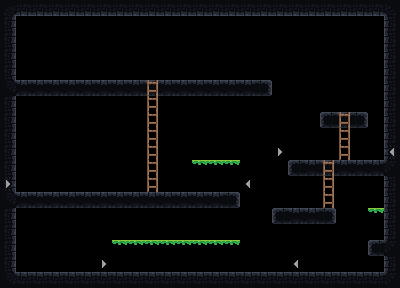

A 2D game scene composited from a Tiled map and its tileset images. What follows is a short description and the map's XML, with every tile layer's data as written:
An orthogonal 25x18 tile map with 16x16 px tiles, 4 tile layers (ground, ladders, jumpThrough, hidden) and 10 objects (5x coin, 3x ennemi, player, door).

<map version="1.2" tiledversion="1.2.3" orientation="orthogonal" renderorder="right-down" width="25" height="18" tilewidth="16" tileheight="16" infinite="0" nextlayerid="7" nextobjectid="13">
 <tileset firstgid="1" name="tilemap" tilewidth="16" tileheight="16" tilecount="12" columns="12">
  <image source="../tilemap.png" width="192" height="16" />
 </tileset>
 <layer id="1" name="ground" width="25" height="18" locked="1">
  <data encoding="csv">
2684354565,3221225476,3221225476,3221225476,3221225476,3221225476,3221225476,3221225476,3221225476,3221225476,3221225476,3221225476,3221225476,3221225476,3221225476,3221225476,3221225476,3221225476,3221225476,3221225476,3221225476,3221225476,3221225476,3221225476,1610612742,
2684354564,0,0,0,0,0,0,0,0,0,0,0,0,0,0,0,0,0,0,0,0,0,0,0,1610612740,
2684354564,0,0,0,0,0,0,0,0,0,0,0,0,0,0,0,0,0,0,0,0,0,0,0,1610612740,
2684354564,0,0,0,0,0,0,0,0,0,0,0,0,0,0,0,0,0,0,0,0,0,0,0,1610612740,
2684354564,0,0,0,0,0,0,0,0,0,0,0,0,0,0,0,0,0,0,0,0,0,0,0,1610612740,
5,8,8,8,8,8,8,8,8,0,8,8,8,8,8,8,10,0,0,0,0,0,0,0,1610612740,
2684354564,0,0,0,0,0,0,0,0,0,0,0,0,0,0,0,0,0,0,0,0,0,0,0,1610612740,
2684354564,0,0,0,0,0,0,0,0,0,0,0,0,0,0,0,0,0,0,0,9,0,10,0,1610612740,
2684354564,0,0,0,0,0,0,0,0,0,0,0,0,0,0,0,0,0,0,0,0,0,0,0,1610612740,
2684354564,0,0,0,0,0,0,0,0,0,0,0,0,0,0,0,0,0,0,0,0,0,0,0,1610612740,
2684354564,0,0,0,0,0,0,0,0,0,0,0,0,0,0,0,0,0,9,8,0,8,8,8,6,
2684354564,0,0,0,0,0,0,0,0,0,0,0,0,0,0,0,0,0,0,0,0,0,0,0,1610612740,
5,8,8,8,8,8,8,8,8,8,8,8,8,8,10,0,0,0,0,0,0,0,0,0,1610612740,
2684354564,0,0,0,0,0,0,0,0,0,0,0,0,0,0,0,0,9,8,8,10,0,0,0,1610612740,
2684354564,0,0,0,0,0,0,0,0,0,0,0,0,0,0,0,0,0,0,0,0,0,0,0,1610612740,
2684354564,0,0,0,0,0,0,0,0,0,0,0,0,0,0,0,0,0,0,0,0,0,0,9,6,
2684354564,0,0,0,0,0,0,0,0,0,0,0,0,0,0,0,0,0,0,0,0,0,0,0,1610612740,
5,4,4,4,4,4,4,4,4,4,4,4,4,4,4,4,4,4,4,4,4,4,4,4,6
</data>
 </layer>
 <layer id="2" name="ladders" width="25" height="18" locked="1">
  <data encoding="csv">
0,0,0,0,0,0,0,0,0,0,0,0,0,0,0,0,0,0,0,0,0,0,0,0,0,
0,0,0,0,0,0,0,0,0,0,0,0,0,0,0,0,0,0,0,0,0,0,0,0,0,
0,0,0,0,0,0,0,0,0,0,0,0,0,0,0,0,0,0,0,0,0,0,0,0,0,
0,0,0,0,0,0,0,0,0,0,0,0,0,0,0,0,0,0,0,0,0,0,0,0,0,
0,0,0,0,0,0,0,0,0,0,0,0,0,0,0,0,0,0,0,0,0,0,0,0,0,
0,0,0,0,0,0,0,0,0,1,0,0,0,0,0,0,0,0,0,0,0,0,0,0,0,
0,0,0,0,0,0,0,0,0,12,0,0,0,0,0,0,0,0,0,0,0,0,0,0,0,
0,0,0,0,0,0,0,0,0,12,0,0,0,0,0,0,0,0,0,0,0,1,0,0,0,
0,0,0,0,0,0,0,0,0,12,0,0,0,0,0,0,0,0,0,0,0,12,0,0,0,
0,0,0,0,0,0,0,0,0,12,0,0,0,0,0,0,0,0,0,0,0,12,0,0,0,
0,0,0,0,0,0,0,0,0,12,0,0,0,0,0,0,0,0,0,0,1,0,0,0,0,
0,0,0,0,0,0,0,0,0,12,0,0,0,0,0,0,0,0,0,0,12,0,0,0,0,
0,0,0,0,0,0,0,0,0,0,0,0,0,0,0,0,0,0,0,0,12,0,0,0,0,
0,0,0,0,0,0,0,0,0,0,0,0,0,0,0,0,0,0,0,0,0,0,0,0,0,
0,0,0,0,0,0,0,0,0,0,0,0,0,0,0,0,0,0,0,0,0,0,0,0,0,
0,0,0,0,0,0,0,0,0,0,0,0,0,0,0,0,0,0,0,0,0,0,0,0,0,
0,0,0,0,0,0,0,0,0,0,0,0,0,0,0,0,0,0,0,0,0,0,0,0,0,
0,0,0,0,0,0,0,0,0,0,0,0,0,0,0,0,0,0,0,0,0,0,0,0,0
</data>
 </layer>
 <layer id="3" name="jumpThrough" width="25" height="18">
  <data encoding="csv">
0,0,0,0,0,0,0,0,0,0,0,0,0,0,0,0,0,0,0,0,0,0,0,0,0,
0,0,0,0,0,0,0,0,0,0,0,0,0,0,0,0,0,0,0,0,0,0,0,0,0,
0,0,0,0,0,0,0,0,0,0,0,0,0,0,0,0,0,0,0,0,0,0,0,0,0,
0,0,0,0,0,0,0,0,0,0,0,0,0,0,0,0,0,0,0,0,0,0,0,0,0,
0,0,0,0,0,0,0,0,0,0,0,0,0,0,0,0,0,0,0,0,0,0,0,0,0,
0,0,0,0,0,0,0,0,0,0,0,0,0,0,0,0,0,0,0,0,0,0,0,0,0,
0,0,0,0,0,0,0,0,0,0,0,0,0,0,0,0,0,0,0,0,0,0,0,0,0,
0,0,0,0,0,0,0,0,0,0,0,0,0,0,0,0,0,0,0,0,0,0,0,0,0,
0,0,0,0,0,0,0,0,0,0,0,0,0,0,0,0,0,0,0,0,0,0,0,0,0,
0,0,0,0,0,0,0,0,0,0,0,0,0,0,0,0,0,0,0,0,0,0,0,0,0,
0,0,0,0,0,0,0,0,0,0,0,0,11,11,11,0,0,0,0,0,0,0,0,0,0,
0,0,0,0,0,0,0,0,0,0,0,0,0,0,0,0,0,0,0,0,0,0,0,0,0,
0,0,0,0,0,0,0,0,0,0,0,0,0,0,0,0,0,0,0,0,0,0,0,0,0,
0,0,0,0,0,0,0,0,0,0,0,0,0,0,0,0,0,0,0,0,0,0,0,11,0,
0,0,0,0,0,0,0,0,0,0,0,0,0,0,0,0,0,0,0,0,0,0,0,0,0,
0,0,0,0,0,0,0,11,11,11,11,11,11,11,11,0,0,0,0,0,0,0,0,0,0,
0,0,0,0,0,0,0,0,0,0,0,0,0,0,0,0,0,0,0,0,0,0,0,0,0,
0,0,0,0,0,0,0,0,0,0,0,0,0,0,0,0,0,0,0,0,0,0,0,0,0
</data>
 </layer>
 <layer id="5" name="hidden" width="25" height="18" locked="1">
  <data encoding="csv">
0,0,0,0,0,0,0,0,0,0,0,0,0,0,0,0,0,0,0,0,0,0,0,0,0,
0,0,0,0,0,0,0,0,0,0,0,0,0,0,0,0,0,0,0,0,0,0,0,0,0,
0,0,0,0,0,0,0,0,0,0,0,0,0,0,0,0,0,0,0,0,0,0,0,0,0,
0,0,0,0,0,0,0,0,0,0,0,0,0,0,0,0,0,0,0,0,0,0,0,0,0,
0,0,0,0,0,0,0,0,0,0,0,0,0,0,0,0,0,0,0,0,0,0,0,0,0,
0,0,0,0,0,0,0,0,0,0,0,0,0,0,0,0,0,0,0,0,0,0,0,0,0,
0,0,0,0,0,0,0,0,0,0,0,0,0,0,0,0,0,0,0,0,0,0,0,0,0,
0,0,0,0,0,0,0,0,0,0,0,0,0,0,0,0,0,0,0,0,0,0,0,0,0,
0,0,0,0,0,0,0,0,0,0,0,0,0,0,0,0,0,0,0,0,0,0,0,0,0,
0,0,0,0,0,0,0,0,0,0,0,0,0,0,0,0,0,3,0,0,0,0,0,0,2,
0,0,0,0,0,0,0,0,0,0,0,0,0,0,0,0,0,0,0,0,0,0,0,0,0,
3,0,0,0,0,0,0,0,0,0,0,0,0,0,0,2,0,0,0,0,0,0,0,0,0,
0,0,0,0,0,0,0,0,0,0,0,0,0,0,0,0,0,0,0,0,0,0,0,0,0,
0,0,0,0,0,0,0,0,0,0,0,0,0,0,0,0,0,0,0,0,0,0,0,0,0,
0,0,0,0,0,0,0,0,0,0,0,0,0,0,0,0,0,0,0,0,0,0,0,0,0,
0,0,0,0,0,0,0,0,0,0,0,0,0,0,0,0,0,0,0,0,0,0,0,0,0,
0,0,0,0,0,0,3,0,0,0,0,0,0,0,0,0,0,0,2,0,0,0,0,0,0,
0,0,0,0,0,0,0,0,0,0,0,0,0,0,0,0,0,0,0,0,0,0,0,0,0
</data>
 </layer>
 <objectgroup id="4" name="entities" locked="1">
  <object id="2" name="coin" x="368" y="192" width="16" height="16" />
  <object id="3" name="coin" x="176" y="64" width="16" height="16" />
  <object id="5" name="coin" x="192" y="64" width="16" height="16" />
  <object id="6" name="coin" x="208" y="64" width="16" height="16" />
  <object id="7" name="coin" x="368" y="224" width="16" height="16" />
  <object id="8" name="ennemi" x="16" y="176" width="16" height="16">
   <properties>
    <property name="startDirection" value="east" />
   </properties>
  </object>
  <object id="9" name="ennemi" x="272" y="256" width="16" height="16">
   <properties>
    <property name="startDirection" value="west" />
   </properties>
  </object>
  <object id="10" name="ennemi" x="368" y="144" width="16" height="16">
   <properties>
    <property name="startDirection" value="west" />
    <property name="test" value="test" />
   </properties>
  </object>
  <object id="11" name="player" x="32" y="64" width="16" height="16" />
  <object id="12" name="door" x="368" y="256" width="16" height="16" />
 </objectgroup>
</map>
